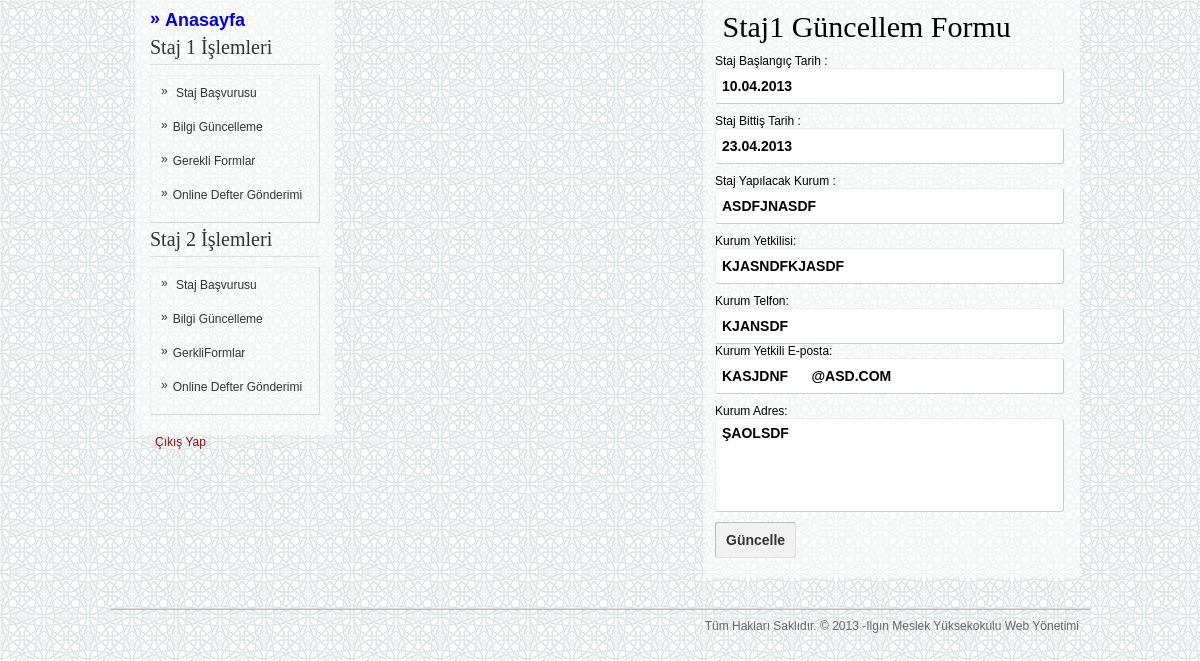
Screenshot of /ogrenci/anasayfa.php?icerik=gun1 (signed in) with the database file from the repository.
### tables this page shows
CREATE TABLE `staj` (
  `staj_turu` tinyint(2) NOT NULL,
  `ogr_tc` varchar(20) NOT NULL,
  `is_kurum` varchar(255) NOT NULL,
  `is_adres` varchar(255) NOT NULL,
  `is_tel` varchar(20) NOT NULL,
  `is_posta` varchar(50) NOT NULL,
  `is_b_tarih` varchar(50) NOT NULL,
  `is_bi_tarih` varchar(50) NOT NULL,
  `is_yetkil` varchar(255) NOT NULL,
  `is_onay` varchar(2) NOT NULL,
  `is_kabul` varchar(2) NOT NULL,
  `is_not` int(3) NOT NULL,
  `dosya` varchar(255) NOT NULL,
  `durum` varchar(1) NOT NULL,
  `il` varchar(50) NOT NULL,
  `ilce` varchar(60) NOT NULL,
  PRIMARY KEY  (`staj_turu`,`ogr_tc`)
);

### ogrenci/gun1.php (the view, shortened to what this page needs)
<h1> Staj1 Güncellem Formu</h1>
<?php
$sorgus=mysql_query("Select * From staj Where ogr_tc=$ogr_tc and staj_turu=1 and is_onay='b'");
	  while($satirl = mysql_fetch_array($sorgus))
     {
		 ?>
<form  method="post" id="registerForm"  action="islem.php?islem=gun1">
				<ul>
					<ul>
                    <li><span>Staj Başlangıç Tarih :</span>
					    <input name="sbt" type="text" style="width: 335px"  id="datepicker" value="<?php echo $satirl[6]; ?>" />
				      </li>
                      <li><span>Staj Bittiş Tarih :</span>
					    <input name="sbtt" type="text" id="tarih"style="width: 335px" value="<?php echo $satirl[7]; ?> " />
				      </li>
					  <li><span>Staj Yapılacak Kurum :</span>
					    <input name="syk" type="text" id="tc_no"style="width: 335px" value="<?php echo $satirl[2]; ?> " />
				      </li>
					  <li><span>Kurum Yetkilisi:</span>
					    <span>
				        <input name="ky" type="text" id="ogr_no"style="width: 335px" value="<?php echo $satirl[8]; ?> " /></span>
				      </li>
					  <li><span>Kurum Telfon:</span>
					    <span>
					    <input name="kt" type="text" id="kt" style="width: 335px" value="<?php echo $satirl[4]; ?> " /></span>
					    <ul>
					      <li><span>Kurum Yetkili E-posta:</span>
					        <span>
				            <input name="kye" type="text" id="kye" style="width: 335px" value="<?php echo $satirl[5]; ?> " /></span>
				          </li>
				        </ul>
				      </li>
				  </ul>
                    <li>
						<span>Kurum Adres:</span>
					  <span>
					  <textarea name="ka" id="ka" style="width: 335px; height:80px;"  ><?php echo $satirl[3]; ?> </textarea>
					  </span>
                  </li>
                  <li><span><button type="submit">Güncelle</button></span></li>
  </ul>
</form>
<?php }?>

### ogrenci/css/style.css (style rules this page uses)
body { margin: auto; font: 12px Arial; background-image: url(../images/bg.png); background-repeat: repeat; }
table, tr, td, thead, tbody, tfoot, ul, ol, dl, dd, dt, li, h1, h2, h3, h4, h5, h6, p, img, input, form, button, textarea, select { padding: 0; margin: 0; list-style: none; border: 0 }
input { padding: 6px; font: bold 14px Arial; border: 1px solid #ccc; border-top-color: #eee; border-left-color: #eee; border-radius: 3px; -moz-border-radius: 3px; -webkit-border-radius: 3px; background: #fff; resize: none; height: 22px }
textarea { padding: 0 6px; font: bold 14px Arial; border: 1px solid #ccc; border-top-color: #eee; border-left-color: #eee; border-radius: 3px; -moz-border-radius: 3px; -webkit-border-radius: 3px; background: #fff; resize: none; overflow: auto }
textarea { padding: 6px }
button { background: #f1f1f1; color: #333; font-weight: bold; font-size: 14px; padding: 8px 10px; border-radius: 3px; -webkit-border-radius: 3px; -moz-border-radius: 3px; border: 1px solid #ddd; border-top-color: #bbb; border-left-color: #bbb; cursor: pointer; height: 36px }
.form ul li { margin-bottom: 10px }
.form ul li span { display: block; padding: px 0 }
#mainLogin h1 { font: 30px Trebuchet MS; margin-bottom: 10px }

### rows the page displays
staj: sbt "10.04.2013", sbtt "23.04.2013", syk "ASDFJNASDF", ky "KJASNDFKJASDF", kt "KJANSDF", kye "KASJDNF @ASD.COM", ka "ŞAOLSDF"
